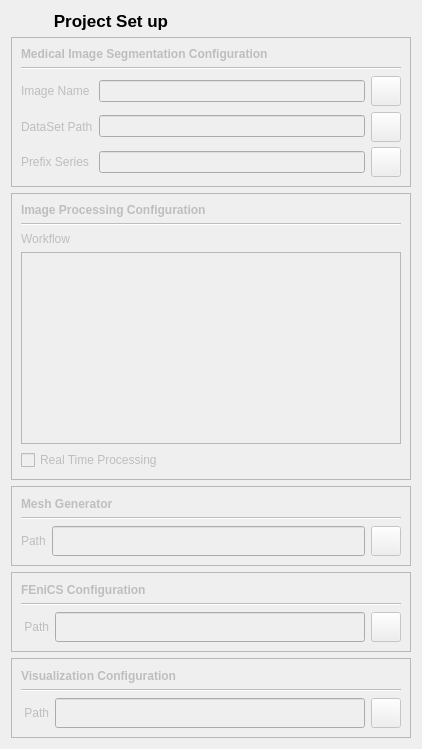
      <widget class="QWidget" name="layoutWidget">
       <layout class="QVBoxLayout" name="verticalLayout">
        <item>
         <widget class="QLabel" name="projectSetUpLabel">
          <property name="sizePolicy">
           <sizepolicy hsizetype="Preferred" vsizetype="Fixed">
            <horstretch>0</horstretch>
            <verstretch>0</verstretch>
           </sizepolicy>
          </property>
          <property name="maximumSize">
           <size>
            <width>200</width>
            <height>30</height>
           </size>
          </property>
          <property name="font">
           <font>
            <pointsize>13</pointsize>
            <weight>75</weight>
            <bold>true</bold>
           </font>
          </property>
          <property name="text">
           <string>Project Set up</string>
          </property>
          <property name="alignment">
           <set>Qt::AlignCenter</set>
          </property>
         </widget>
        </item>
        <item>
         <widget class="QFrame" name="MediImSegFrame">
          <property name="enabled">
           <bool>false</bool>
          </property>
          <property name="sizePolicy">
           <sizepolicy hsizetype="Preferred" vsizetype="Fixed">
            <horstretch>0</horstretch>
            <verstretch>0</verstretch>
           </sizepolicy>
          </property>
          <property name="minimumSize">
           <size>
            <width>400</width>
            <height>150</height>
           </size>
          </property>
          <property name="maximumSize">
           <size>
            <width>16777215</width>
            <height>150</height>
           </size>
          </property>
          <property name="frameShape">
           <enum>QFrame::StyledPanel</enum>
          </property>
          <property name="frameShadow">
           <enum>QFrame::Raised</enum>
          </property>
          <property name="lineWidth">
           <number>3</number>
          </property>
          <layout class="QVBoxLayout" name="verticalLayout_4">
           <item>
            <layout class="QVBoxLayout" name="MedImSeg_verticalLayout">
             <item>
              <widget class="QLabel" name="medicalImTitle">
               <property name="font">
                <font>
                 <weight>75</weight>
                 <bold>true</bold>
                </font>
               </property>
               <property name="text">
                <string>Medical Image Segmentation Configuration</string>
               </property>
              </widget>
             </item>
             <item>
              <widget class="Line" name="line">
               <property name="orientation">
                <enum>Qt::Horizontal</enum>
               </property>
              </widget>
             </item>
             <item>
              <layout class="QGridLayout" name="gridLayout">
               <item row="3" column="0">
                <widget class="QLabel" name="prefixSeriesLabel">
                 <property name="enabled">
                  <bool>false</bool>
                 </property>
                 <property name="text">
                  <string>Prefix Series</string>
                 </property>
                </widget>
               </item>
               <item row="3" column="1">
                <widget class="QLineEdit" name="prefixSerieslineEdit">
                 <property name="enabled">
                  <bool>false</bool>
                 </property>
                 <property name="readOnly">
                  <bool>true</bool>
                 </property>
                </widget>
               </item>
               <item row="3" column="2">
                <widget class="QPushButton" name="setPrefixSeriesButton">
                 <property name="enabled">
                  <bool>false</bool>
                 </property>
                 <property name="sizePolicy">
                  <sizepolicy hsizetype="Fixed" vsizetype="Fixed">
                   <horstretch>0</horstretch>
                   <verstretch>0</verstretch>
                  </sizepolicy>
                 </property>
                 <property name="minimumSize">
                  <size>
                   <width>30</width>
                   <height>30</height>
                  </size>
                 </property>
                 <property name="maximumSize">
                  <size>
                   <width>30</width>
                   <height>30</height>
                  </size>
                 </property>
                 <property name="text">
                  <string/>
                 </property>
                 <property name="icon">
                  <iconset resource="fenics_blood_sim.qrc">
                   <normaloff>:/menu/GUI_Module/images/menu/setting_tools.png</normaloff>:/menu/GUI_Module/images/menu/setting_tools.png</iconset>
                 </property>
                </widget>
               </item>
               <item row="2" column="1">
                <widget class="QLineEdit" name="datasetPathlineEdit">
                 <property name="enabled">
                  <bool>false</bool>
                 </property>
                 <property name="readOnly">
                  <bool>true</bool>
                 </property>
                </widget>
               </item>
               <item row="2" column="0">
                <widget class="QLabel" name="datasetPathLabel">
                 <property name="text">
                  <string>DataSet Path</string>
                 </property>
                </widget>
               </item>
               <item row="1" column="2">
                <widget class="QPushButton" name="setImButton">
                 <property name="sizePolicy">
                  <sizepolicy hsizetype="Fixed" vsizetype="Fixed">
                   <horstretch>0</horstretch>
                   <verstretch>0</verstretch>
                  </sizepolicy>
                 </property>
                 <property name="minimumSize">
                  <size>
                   <width>30</width>
                   <height>30</height>
                  </size>
                 </property>
                 <property name="maximumSize">
                  <size>
                   <width>30</width>
                   <height>30</height>
                  </size>
                 </property>
                 <property name="text">
                  <string/>
                 </property>
                 <property name="icon">
                  <iconset resource="fenics_blood_sim.qrc">
                   <normaloff>:/menu/GUI_Module/images/menu/setting_tools.png</normaloff>:/menu/GUI_Module/images/menu/setting_tools.png</iconset>
                 </property>
                </widget>
               </item>
               <item row="2" column="2">
                <widget class="QPushButton" name="setDataPathButton">
                 <property name="sizePolicy">
                  <sizepolicy hsizetype="Fixed" vsizetype="Fixed">
                   <horstretch>0</horstretch>
                   <verstretch>0</verstretch>
                  </sizepolicy>
                 </property>
                 <property name="minimumSize">
                  <size>
                   <width>30</width>
                   <height>30</height>
                  </size>
                 </property>
                 <property name="maximumSize">
                  <size>
                   <width>30</width>
                   <height>30</height>
                  </size>
                 </property>
                 <property name="text">
                  <string/>
                 </property>
                 <property name="icon">
                  <iconset resource="fenics_blood_sim.qrc">
                   <normaloff>:/menu/GUI_Module/images/menu/setting_tools.png</normaloff>:/menu/GUI_Module/images/menu/setting_tools.png</iconset>
                 </property>
                </widget>
               </item>
               <item row="1" column="0">
                <widget class="QLabel" name="imNameLabel">
                 <property name="text">
                  <string>Image Name</string>
                 </property>
                </widget>
               </item>
               <item row="1" column="1">
                <widget class="QLineEdit" name="imNamelineEdit">
                 <property name="enabled">
                  <bool>false</bool>
                 </property>
                 <property name="readOnly">
                  <bool>true</bool>
                 </property>
                </widget>
               </item>
              </layout>
             </item>
            </layout>
           </item>
          </layout>
         </widget>
        </item>
        <item>
         <widget class="QFrame" name="imageProcessingFrame">
          <property name="enabled">
           <bool>false</bool>
          </property>
          <property name="minimumSize">
           <size>
            <width>400</width>
            <height>150</height>
           </size>
          </property>
          <property name="maximumSize">
           <size>
            <width>16777215</width>
            <height>300</height>
           </size>
          </property>
          <property name="frameShape">
           <enum>QFrame::StyledPanel</enum>
          </property>
          <property name="frameShadow">
           <enum>QFrame::Raised</enum>
          </property>
          <layout class="QVBoxLayout" name="verticalLayout_5">
           <item>
            <layout class="QVBoxLayout" name="ImProc_verticalLayout">
             <item>
              <widget class="QLabel" name="ImProcessingTitle">
               <property name="sizePolicy">
                <sizepolicy hsizetype="Minimum" vsizetype="Fixed">
                 <horstretch>0</horstretch>
                 <verstretch>0</verstretch>
                </sizepolicy>
               </property>
               <property name="minimumSize">
                <size>
                 <width>339</width>
                 <height>0</height>
                </size>
               </property>
               <property name="maximumSize">
                <size>
                 <width>16777215</width>
                 <height>30</height>
                </size>
               </property>
               <property name="font">
                <font>
                 <weight>75</weight>
                 <bold>true</bold>
                </font>
               </property>
               <property name="text">
                <string>Image Processing Configuration</string>
               </property>
              </widget>
             </item>
             <item>
              <widget class="Line" name="line_2">
               <property name="orientation">
                <enum>Qt::Horizontal</enum>
               </property>
              </widget>
             </item>
             <item>
              <widget class="QLabel" name="workflowLabel">
               <property name="sizePolicy">
                <sizepolicy hsizetype="Preferred" vsizetype="Fixed">
                 <horstretch>0</horstretch>
                 <verstretch>0</verstretch>
                </sizepolicy>
               </property>
               <property name="maximumSize">
                <size>
                 <width>16777215</width>
                 <height>30</height>
                </size>
               </property>
               <property name="text">
                <string>Workflow</string>
               </property>
              </widget>
             </item>
             <item>
              <widget class="QTableWidget" name="workflowTableWidget">
               <property name="maximumSize">
                <size>
                 <width>16777215</width>
                 <height>16777215</height>
                </size>
               </property>
              </widget>
             </item>
             <item>
              <widget class="QCheckBox" name="realTimecheckBox">
               <property name="maximumSize">
                <size>
                 <width>16777215</width>
                 <height>30</height>
                </size>
               </property>
               <property name="text">
                <string>Real Time Processing</string>
               </property>
              </widget>
             </item>
            </layout>
           </item>
          </layout>
         </widget>
        </item>
        <item>
         <widget class="QFrame" name="frame_3">
          <property name="enabled">
           <bool>false</bool>
          </property>
          <property name="sizePolicy">
           <sizepolicy hsizetype="Preferred" vsizetype="Fixed">
            <horstretch>0</horstretch>
            <verstretch>0</verstretch>
           </sizepolicy>
          </property>
          <property name="minimumSize">
           <size>
            <width>400</width>
            <height>80</height>
           </size>
          </property>
          <property name="maximumSize">
           <size>
            <width>16777215</width>
            <height>80</height>
           </size>
          </property>
          <property name="frameShape">
           <enum>QFrame::StyledPanel</enum>
          </property>
          <property name="frameShadow">
           <enum>QFrame::Raised</enum>
          </property>
          <layout class="QVBoxLayout" name="verticalLayout_6">
           <item>
            <layout class="QVBoxLayout" name="MeshGeneratorverticalLayout">
             <item>
              <widget class="QLabel" name="label_8">
               <property name="sizePolicy">
                <sizepolicy hsizetype="Minimum" vsizetype="Fixed">
                 <horstretch>0</horstretch>
                 <verstretch>0</verstretch>
                </sizepolicy>
               </property>
               <property name="minimumSize">
                <size>
                 <width>339</width>
                 <height>0</height>
                </size>
               </property>
               <property name="maximumSize">
                <size>
                 <width>16777215</width>
                 <height>30</height>
                </size>
               </property>
               <property name="font">
                <font>
                 <weight>75</weight>
                 <bold>true</bold>
                </font>
               </property>
               <property name="text">
                <string>Mesh Generator</string>
               </property>
              </widget>
             </item>
             <item>
              <widget class="Line" name="line_3">
               <property name="orientation">
                <enum>Qt::Horizontal</enum>
               </property>
              </widget>
             </item>
             <item>
              <layout class="QGridLayout" name="gridLayout_2">
               <item row="0" column="0">
                <widget class="QLabel" name="meshToolLabel">
                 <property name="sizePolicy">
                  <sizepolicy hsizetype="Preferred" vsizetype="Fixed">
                   <horstretch>0</horstretch>
                   <verstretch>0</verstretch>
                  </sizepolicy>
                 </property>
                 <property name="maximumSize">
                  <size>
                   <width>16777215</width>
                   <height>30</height>
                  </size>
                 </property>
                 <property name="text">
                  <string>Path</string>
                 </property>
                </widget>
               </item>
               <item row="0" column="1">
                <widget class="QLineEdit" name="meshToolPathlineEdit">
                 <property name="enabled">
                  <bool>false</bool>
                 </property>
                 <property name="maximumSize">
                  <size>
                   <width>16777215</width>
                   <height>30</height>
                  </size>
                 </property>
                 <property name="readOnly">
                  <bool>true</bool>
                 </property>
                </widget>
               </item>
               <item row="0" column="2">
                <widget class="QPushButton" name="setMeshToolPathButton">
                 <property name="sizePolicy">
                  <sizepolicy hsizetype="Fixed" vsizetype="Fixed">
                   <horstretch>0</horstretch>
                   <verstretch>0</verstretch>
                  </sizepolicy>
                 </property>
                 <property name="minimumSize">
                  <size>
                   <width>30</width>
                   <height>30</height>
                  </size>
                 </property>
                 <property name="maximumSize">
                  <size>
                   <width>30</width>
                   <height>30</height>
                  </size>
                 </property>
                 <property name="text">
                  <string/>
                 </property>
                 <property name="icon">
                  <iconset resource="fenics_blood_sim.qrc">
                   <normaloff>:/menu/GUI_Module/images/menu/setting_tools.png</normaloff>:/menu/GUI_Module/images/menu/setting_tools.png</iconset>
                 </property>
                </widget>
               </item>
              </layout>
             </item>
            </layout>
           </item>
          </layout>
         </widget>
        </item>
        <item>
         <widget class="QFrame" name="frame_4">
          <property name="enabled">
           <bool>false</bool>
          </property>
          <property name="sizePolicy">
           <sizepolicy hsizetype="Preferred" vsizetype="Fixed">
            <horstretch>0</horstretch>
            <verstretch>0</verstretch>
           </sizepolicy>
          </property>
          <property name="minimumSize">
           <size>
            <width>400</width>
            <height>80</height>
           </size>
          </property>
          <property name="maximumSize">
           <size>
            <width>16777215</width>
            <height>80</height>
           </size>
          </property>
          <property name="frameShape">
           <enum>QFrame::StyledPanel</enum>
          </property>
          <property name="frameShadow">
           <enum>QFrame::Raised</enum>
          </property>
          <layout class="QVBoxLayout" name="verticalLayout_7">
           <item>
            <layout class="QVBoxLayout" name="FenicsConfigverticalLayout">
             <item>
              <widget class="QLabel" name="FenicsConfigLabel">
               <property name="sizePolicy">
                <sizepolicy hsizetype="Preferred" vsizetype="Fixed">
                 <horstretch>0</horstretch>
                 <verstretch>0</verstretch>
                </sizepolicy>
               </property>
               <property name="maximumSize">
                <size>
                 <width>16777215</width>
                 <height>30</height>
                </size>
               </property>
               <property name="font">
                <font>
                 <weight>75</weight>
                 <bold>true</bold>
                </font>
               </property>
               <property name="text">
                <string>FEniCS Configuration</string>
               </property>
              </widget>
             </item>
             <item>
              <widget class="Line" name="line_4">
               <property name="orientation">
                <enum>Qt::Horizontal</enum>
               </property>
              </widget>
             </item>
             <item>
              <layout class="QGridLayout" name="gridLayout_3">
               <item row="0" column="0">
                <widget class="QLabel" name="fenicsPathLabel">
                 <property name="sizePolicy">
                  <sizepolicy hsizetype="Preferred" vsizetype="Fixed">
                   <horstretch>0</horstretch>
                   <verstretch>0</verstretch>
                  </sizepolicy>
                 </property>
                 <property name="maximumSize">
                  <size>
                   <width>16777215</width>
                   <height>30</height>
                  </size>
                 </property>
                 <property name="text">
                  <string> Path</string>
                 </property>
                </widget>
               </item>
               <item row="0" column="1">
                <widget class="QLineEdit" name="fenicsPathLineEdit">
                 <property name="enabled">
                  <bool>false</bool>
                 </property>
                 <property name="maximumSize">
                  <size>
                   <width>16777215</width>
                   <height>30</height>
                  </size>
                 </property>
                 <property name="readOnly">
                  <bool>true</bool>
                 </property>
                </widget>
               </item>
               <item row="0" column="2">
                <widget class="QPushButton" name="setFenicsToolPathButton">
                 <property name="sizePolicy">
                  <sizepolicy hsizetype="Fixed" vsizetype="Fixed">
                   <horstretch>0</horstretch>
                   <verstretch>0</verstretch>
                  </sizepolicy>
                 </property>
                 <property name="minimumSize">
                  <size>
                   <width>30</width>
                   <height>30</height>
                  </size>
                 </property>
                 <property name="maximumSize">
                  <size>
                   <width>30</width>
                   <height>30</height>
                  </size>
                 </property>
                 <property name="text">
                  <string/>
                 </property>
                 <property name="icon">
                  <iconset resource="fenics_blood_sim.qrc">
                   <normaloff>:/menu/GUI_Module/images/menu/setting_tools.png</normaloff>:/menu/GUI_Module/images/menu/setting_tools.png</iconset>
                 </property>
                </widget>
               </item>
              </layout>
             </item>
            </layout>
           </item>
          </layout>
         </widget>
        </item>
        <item>
         <widget class="QFrame" name="frame_5">
          <property name="enabled">
           <bool>false</bool>
          </property>
          <property name="sizePolicy">
           <sizepolicy hsizetype="Preferred" vsizetype="Fixed">
            <horstretch>0</horstretch>
            <verstretch>0</verstretch>
           </sizepolicy>
          </property>
          <property name="minimumSize">
           <size>
            <width>400</width>
            <height>80</height>
           </size>
          </property>
          <property name="maximumSize">
           <size>
            <width>16777215</width>
            <height>80</height>
           </size>
          </property>
          <property name="frameShape">
           <enum>QFrame::StyledPanel</enum>
          </property>
          <property name="frameShadow">
           <enum>QFrame::Raised</enum>
          </property>
          <layout class="QVBoxLayout" name="verticalLayout_8">
           <item>
            <layout class="QVBoxLayout" name="VisualizationverticalLayout">
             <item>
              <widget class="QLabel" name="visualizationConfigTitle">
               <property name="sizePolicy">
                <sizepolicy hsizetype="Preferred" vsizetype="Fixed">
                 <horstretch>0</horstretch>
                 <verstretch>0</verstretch>
                </sizepolicy>
               </property>
               <property name="maximumSize">
                <size>
                 <width>16777215</width>
                 <height>30</height>
                </size>
               </property>
               <property name="font">
                <font>
                 <weight>75</weight>
                 <bold>true</bold>
                </font>
               </property>
               <property name="text">
                <string>Visualization Configuration</string>
               </property>
              </widget>
             </item>
             <item>
              <widget class="Line" name="line_5">
               <property name="orientation">
                <enum>Qt::Horizontal</enum>
               </property>
              </widget>
             </item>
             <item>
              <layout class="QGridLayout" name="gridLayout_4">
               <item row="0" column="0">
                <widget class="QLabel" name="visualizationToolLabel">
                 <property name="sizePolicy">
                  <sizepolicy hsizetype="Preferred" vsizetype="Fixed">
                   <horstretch>0</horstretch>
                   <verstretch>0</verstretch>
                  </sizepolicy>
                 </property>
                 <property name="maximumSize">
                  <size>
                   <width>16777215</width>
                   <height>30</height>
                  </size>
                 </property>
                 <property name="text">
                  <string> Path</string>
                 </property>
                </widget>
               </item>
               <item row="0" column="1">
                <widget class="QLineEdit" name="visualizationToolPathLineEdit">
                 <property name="enabled">
                  <bool>false</bool>
                 </property>
                 <property name="maximumSize">
                  <size>
                   <width>16777215</width>
                   <height>30</height>
                  </size>
                 </property>
                 <property name="readOnly">
                  <bool>true</bool>
                 </property>
                </widget>
               </item>
               <item row="0" column="2">
                <widget class="QPushButton" name="setVisualizationToolPathButton">
                 <property name="sizePolicy">
                  <sizepolicy hsizetype="Fixed" vsizetype="Fixed">
                   <horstretch>0</horstretch>
                   <verstretch>0</verstretch>
                  </sizepolicy>
                 </property>
                 <property name="minimumSize">
                  <size>
                   <width>30</width>
                   <height>30</height>
                  </size>
                 </property>
                 <property name="maximumSize">
                  <size>
                   <width>30</width>
                   <height>30</height>
                  </size>
                 </property>
                 <property name="text">
                  <string/>
                 </property>
                 <property name="icon">
                  <iconset resource="fenics_blood_sim.qrc">
                   <normaloff>:/menu/GUI_Module/images/menu/setting_tools.png</normaloff>:/menu/GUI_Module/images/menu/setting_tools.png</iconset>
                 </property>
                </widget>
               </item>
              </layout>
             </item>
            </layout>
           </item>
          </layout>
         </widget>
        </item>
       </layout>
      </widget>
